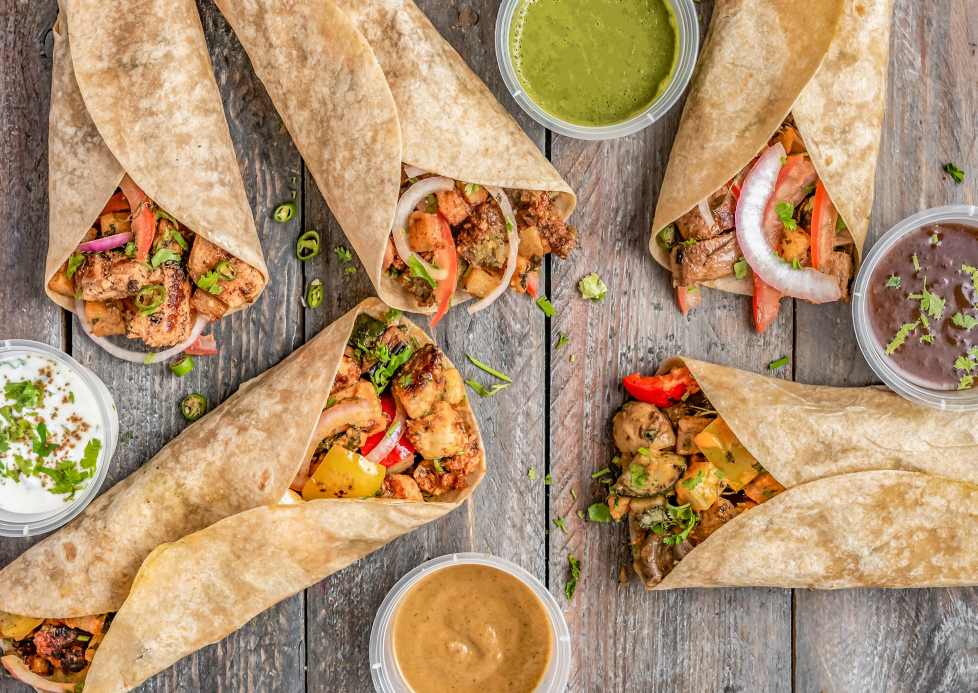
#> input picture Taco_image.jpg, 3910 x 2772 px (shown at 1/4 size)
$ python 'Final Project.py'
#> lines starting #> are read from the running program, lines starting #| are printed output that depends on the picture
from PIL import Image, ImageDraw, ImageFont
from docx.shared import Inches
import docx
import requests


# Part 1:- This sections takes the taco image, resizes it, writes text over it, and saves it for part 2.

image = Image.open('Taco_image.jpg')
#> image is the input picture: PIL image 3910x2772 RGB; mean R, G, B 175.6, 144.8, 110.6
image.thumbnail((800, 800))                                                     # Resize image to 800 pixels tall
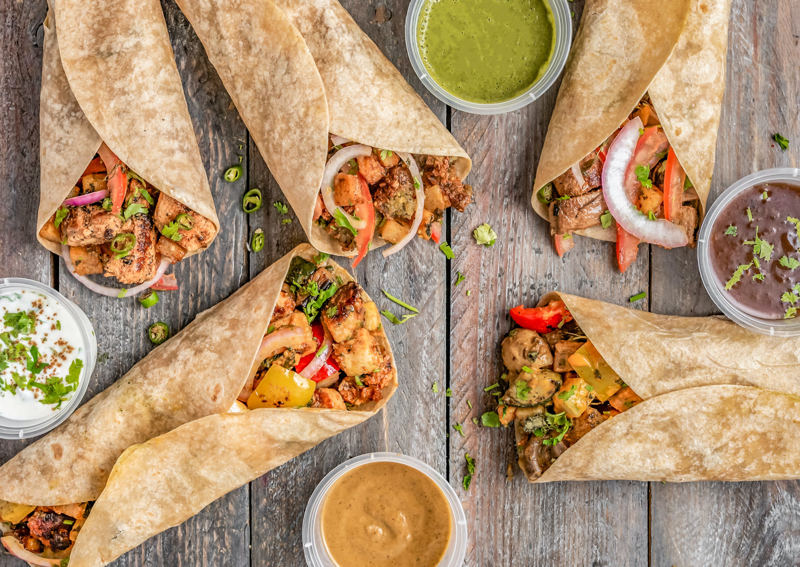
#> image: PIL image 800x567 RGB; mean R, G, B 175.7, 145, 110.8
image.save('small_taco.jpg')                                                    # Save resized image

img_draw = ImageDraw.Draw(image)
font = ImageFont.truetype('DejaVuSans.ttf', 37)                                 # font specs
img_draw.text([180, 30], 'Random Taco Cookbook', fill='black', font=font)       # write on image
image.save('small_taco_text.jpg')                                               # Save resized image with text
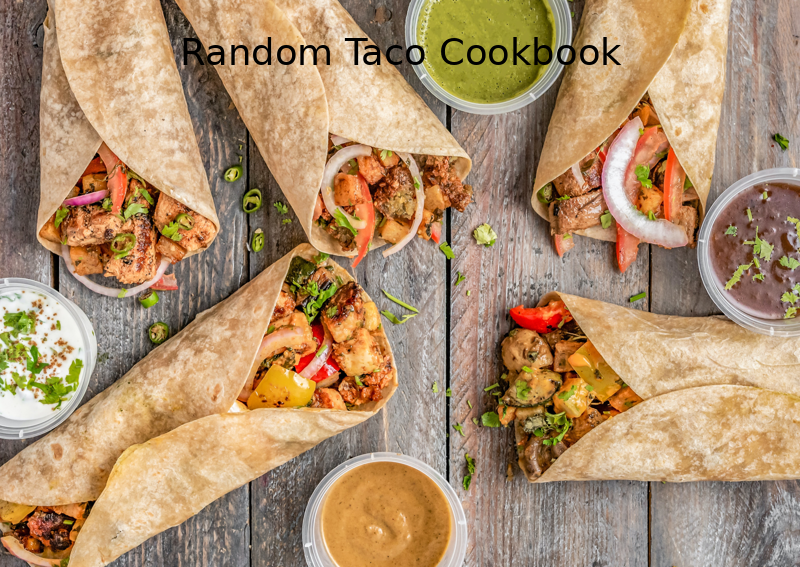
#> saved as small_taco_text.jpg: PIL image 800x567 RGB; mean R, G, B 174.5, 143.8, 110


# Part 2:- This sections gets the json data from the taco api and prints to Microsoft word

# ------------------------ First Taco Recipe ----------------------------

url_n1 = 'https://taco-1150.herokuapp.com/random/?full_taco=true'               # save url of taco api
#> (the run stopped early here; a loop or call above may not have finished)
